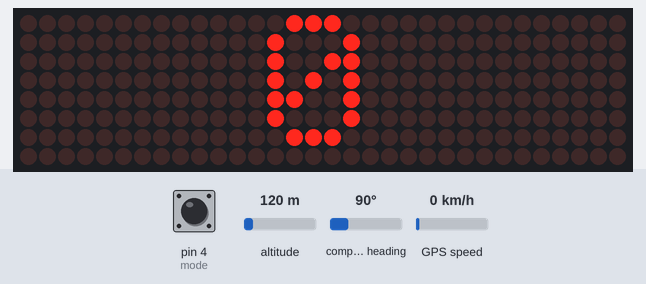
Bench run of a sketch on a simulated Arduino Uno, built with avr-gcc and run on an emulated ATmega328P. On the bench: 32×8 LED matrix. The inputs (shaded band) are chosen by the test bench; at power-on: pin 4 (mode) LOW, GPS speed 0 km/h, altitude 120 m, compass heading 90°. The GPS gets a fix after 3 s at 37.7749, -122.4194 with 8 satellites.

Above: at 3.6 s.
3.7 s: pin 4 (mode) pulled HIGH for 1 s
At 4.8 s:
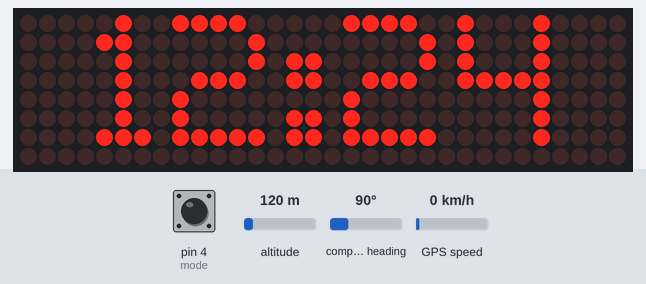
6.5 s: GPS speed set to 2 km/h
At 7.4 s:
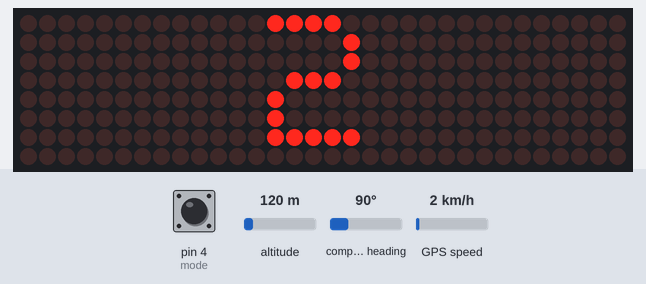
8.5 s: GPS speed set to 30 km/h
At 10.2 s:
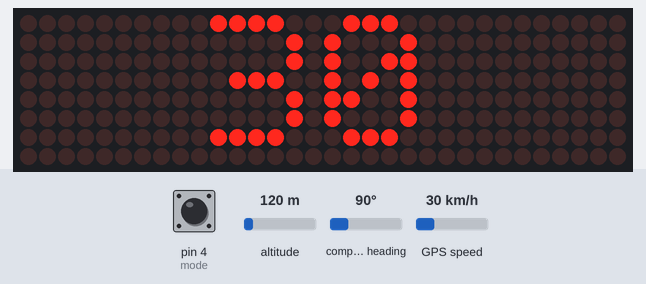
10.5 s: GPS speed set to 60 km/h
At 11.7 s:
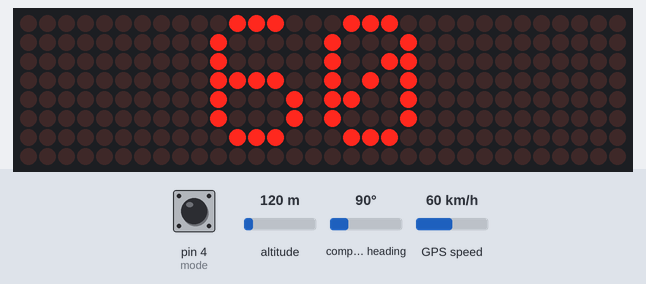
12.5 s: pin 4 (mode) pulled HIGH for 3.2 s
At 13.3 s:
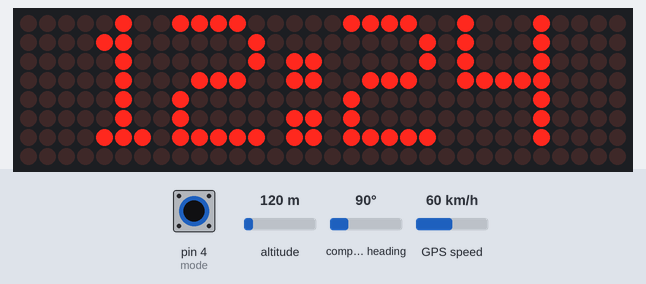
Timing chart, 0 to 15.5 s (numbered marks = the images above; inputs shaded):
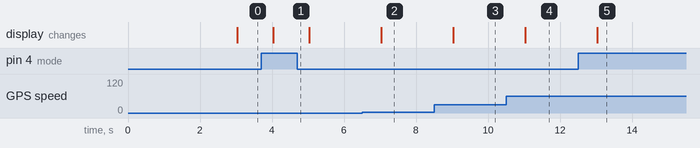

The sketch:

GPS_CLOCK_MAX72XX_NANO_12SEP_2025.ino
```cpp
#include <MD_Parola.h>
#include <MD_MAX72xx.h>
#include <SPI.h>
#include <TinyGPS++.h>
#include <SoftwareSerial.h>
SoftwareSerial ss(7, 8);
TinyGPSPlus gps;
int thour;
int uhour;
int tmin;
int mode=4;
String tspeed;
String tclock;
#define HARDWARE_TYPE MD_MAX72XX::FC16_HW
#define MAX_DEVICES 4
#define CS_PIN 10
MD_Parola myDisplay = MD_Parola(HARDWARE_TYPE, CS_PIN, MAX_DEVICES);

void setup() {
ss.begin(9600);
pinMode(mode,INPUT);
myDisplay.begin();
myDisplay.setIntensity(0);
myDisplay.displayClear();
if (ss.available()==0){
myDisplay.setTextAlignment(PA_LEFT);
myDisplay.print("No Sig.");}
}

void loop() {
if(digitalRead(mode)==HIGH){
gwatch();}
if(digitalRead(mode)==LOW){
gweedo();}}

void gwatch(){
if (ss.available() > 0) {
if (gps.encode(ss.read())){
if (gps.time.isValid()) {
uhour = (gps.time.hour()+2);
if(uhour==24){
  uhour=0;}
  if(uhour==25){
    uhour=1;}
}
thour=uhour;
tmin =  (gps.time.minute());
if ((thour<=9) && (tmin>9)){
    tclock = '0' + String(thour) +':'+ String(tmin);
    myDisplay.setTextAlignment(PA_CENTER);
myDisplay.print(tclock);
  }
      else if ((thour>9) && (tmin<=9)){
    tclock = String(thour) + ':' +  '0' + String(tmin);
    myDisplay.setTextAlignment(PA_CENTER);
myDisplay.print(tclock); }
  else if ((tmin<=9) && (thour>9)){
    tclock = '0'+String(thour) +':' + String(tmin);
    myDisplay.setTextAlignment(PA_CENTER);
myDisplay.print(tclock);
  }
  else if ((thour<=9) && (tmin<=9)){
    tclock = '0' + String(thour) +':'+ '0' + String(tmin);
    myDisplay.setTextAlignment(PA_CENTER);
myDisplay.print(tclock);
  }
  else{
    tclock = String(thour) +':'+ String(tmin);
    myDisplay.setTextAlignment(PA_CENTER);
myDisplay.print(tclock);
  }}}}

  void gweedo(){
if (ss.available() > 0){
if (gps.encode(ss.read())) {
if (gps.speed.isValid()) {
 int tspeed =(gps.speed.kmph());
  myDisplay.setTextAlignment(PA_CENTER);
    myDisplay.print(tspeed);}
    else if(gps.speed.isValid()) {
 int tspeed =(gps.speed.kmph());
  myDisplay.setTextAlignment(PA_CENTER);
    myDisplay.print(tspeed);}}}}
```

Measured:
- after the input at 3.7 s, the display: changes after 0.33 s (image 1)
- after the input at 6.5 s, the display: changes after 0.53 s (image 2)
- after the input at 8.5 s, the display: changes after 0.53 s (image 3)
- after the input at 10.5 s, the display: changes after 0.53 s (image 4)
- after the input at 12.5 s, the display: changes after 0.54 s (image 5)
